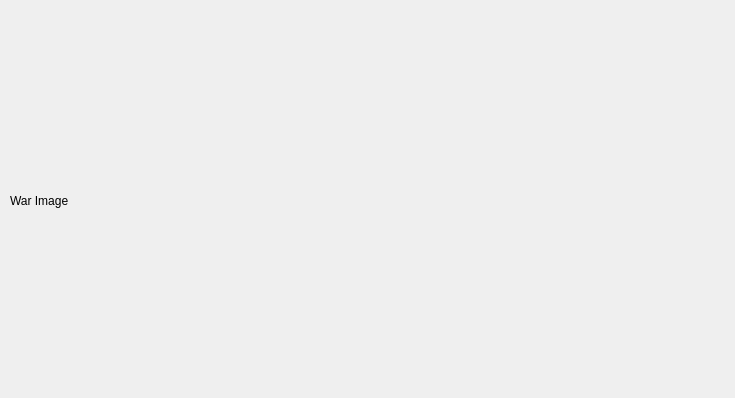
<?xml version="1.0" encoding="UTF-8"?>
<ui version="4.0">
 <class>Dialog</class>
 <widget class="QDialog" name="Dialog">
  <property name="geometry">
   <rect>
    <x>0</x>
    <y>0</y>
    <width>735</width>
    <height>398</height>
   </rect>
  </property>
  <property name="windowTitle">
   <string>Dialog</string>
  </property>
  <widget class="QLabel" name="war2">
   <property name="geometry">
    <rect>
     <x>10</x>
     <y>10</y>
     <width>721</width>
     <height>381</height>
    </rect>
   </property>
   <property name="text">
    <string>War Image</string>
   </property>
  </widget>
 </widget>
 <resources/>
 <connections/>
</ui>
